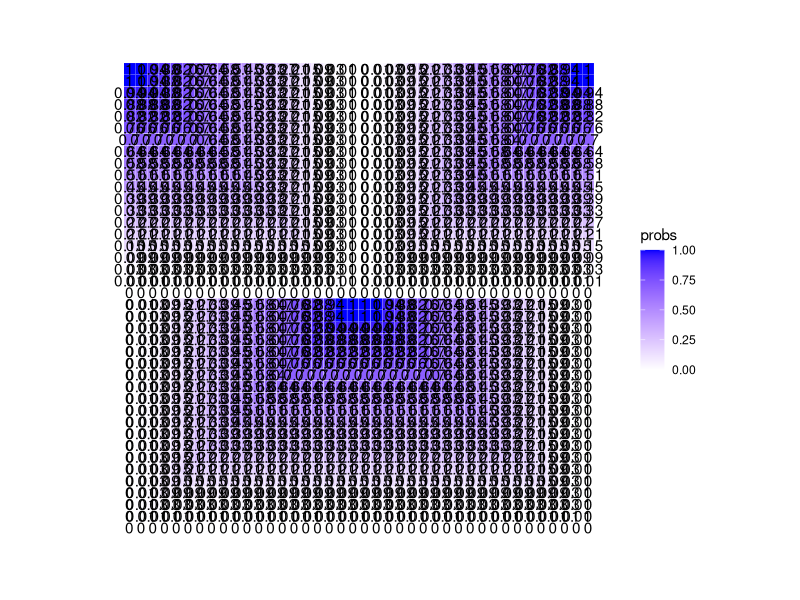
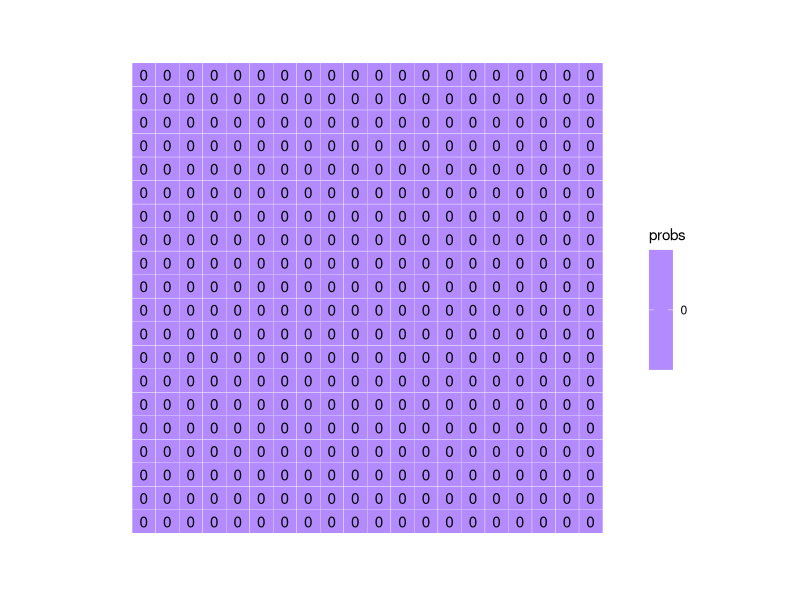
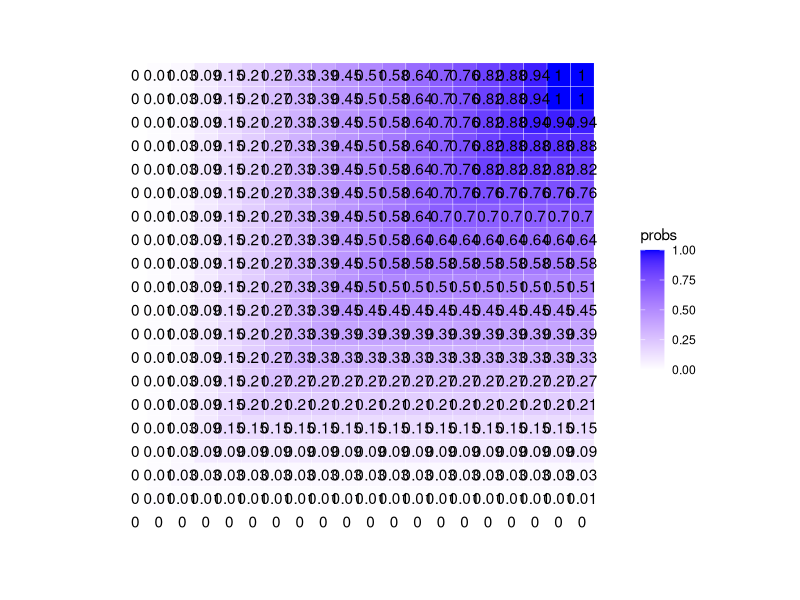
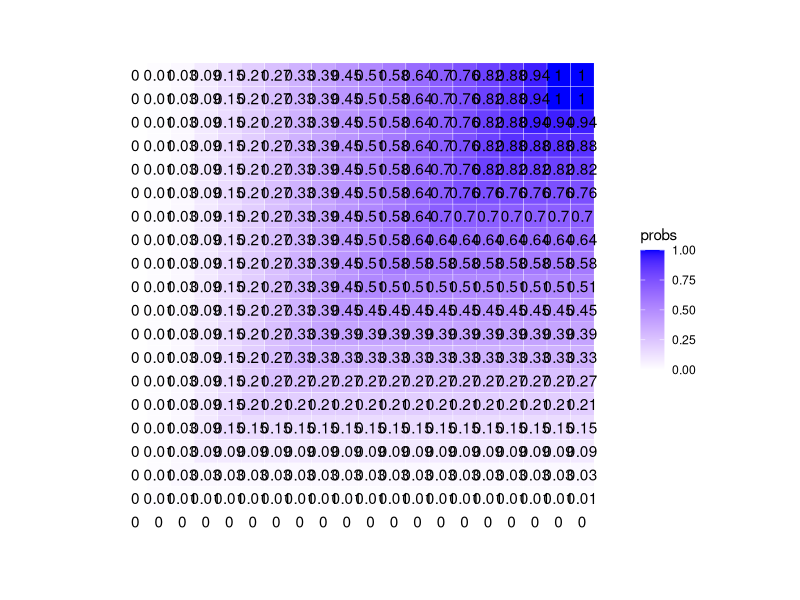
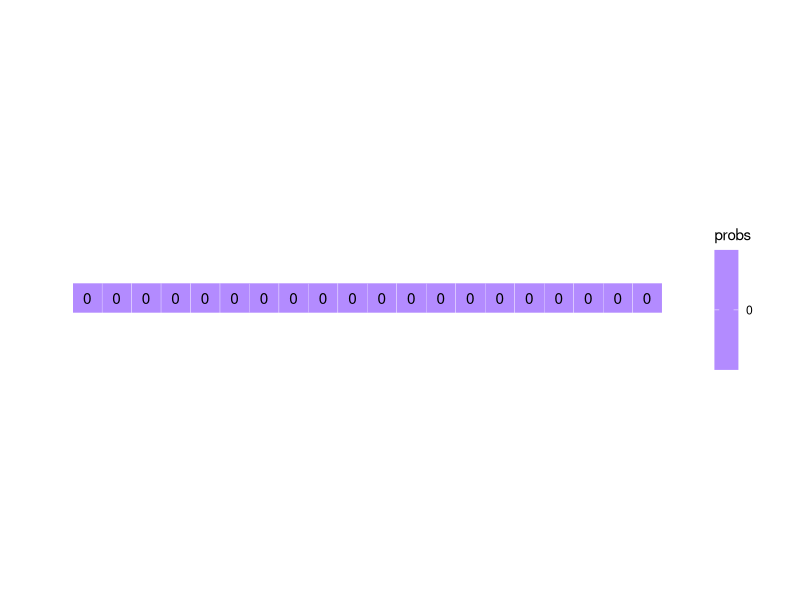
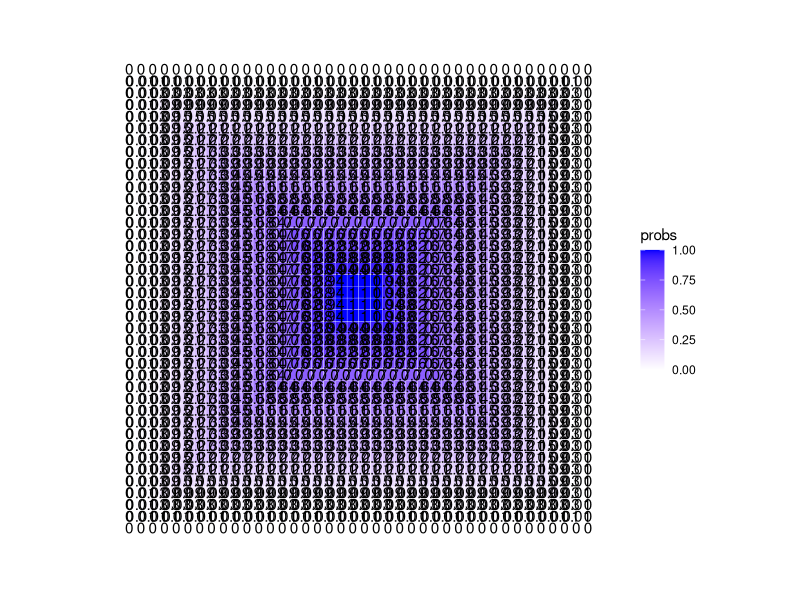
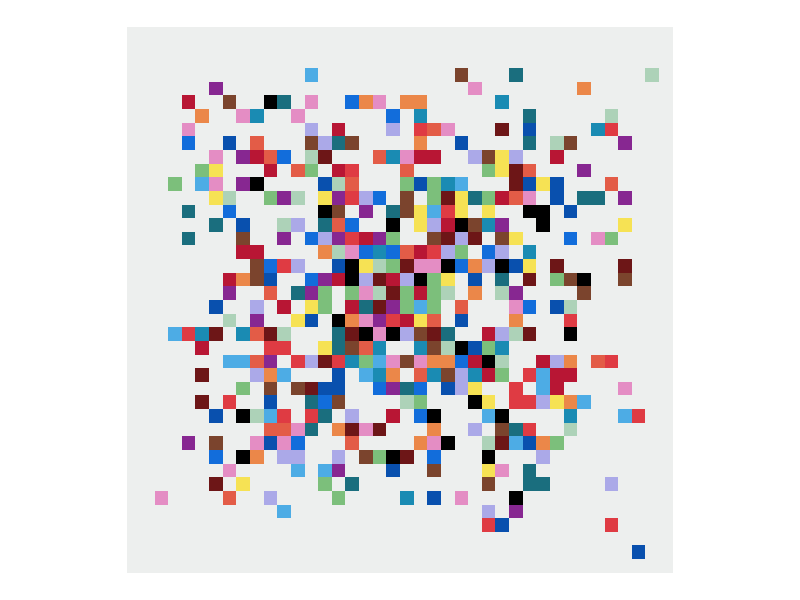

Here is the R script that generated these plots, in order:
##########################################################################
# Load packages
library(tidyverse)

# Define a function to generate a random vector of colors
generate_color_vector <- function(size, colors) {

  # Create a size^2 vector filled with a random sample of colors from a color list
  color_vector <- sample(x = colors,
                         size = size * size,   # "size" is the # of squares on each side
                         replace = TRUE)

  return(color_vector)
}

# Set the size of the desired grid and calculate number of circuits
size <- 40
circuits <- ifelse(size %% 2 == 0, size/2, (size+1)/2)

# Define the colors
# I did my best to sample the unique colors from his work and this is what I got.
# I've read that the paper he used for color inspo came in 18 unique colors,
# but I've only identified about 16 unique colors for now. I do think there are some
# more to be distinguished in there between the darker blues and red-oranges.
# Removing white for this iteration.

# My original sampling:
# colors <- c(#"#ECECE4", # Paper
#             "#007b7b", # Teal
#             "#243B81", # Dark blue
#             "#3BADC7", # Light blue
#             "#0465C3", # Blue
#             "#eda29a", # Pink
#             "#d2a1c0", # Light purple
#             "#9f1c6c", # Purple
#             "#952017", # Dark red
#             "       ", # Red
#             "#c3280b", # Red orange
#             "#e4581c", # Orange
#             "#eb871b", # Light orange
#             "#fccd02", # Yellow
#             "#955507", # Brown
#             "#0b0c18", # Black
#             "#017834", # Dark green
#             "#74aa3a", # Green
#             "#b1c575", # Light green)

# My second sampling, too washed out
# colors <- c(#"#ECECE4", # Paper
#             "#0F6864", # Teal
#             "#165195", # Dark blue
#             "#26ADE5", # Light blue
#             "#0F6CBA", # Blue
#             "#DD97B3", # Pink
#             "#B1B0D0", # Light purple
#             "#7D3678", # Purple
#             "#6B170D", # Dark red
#             "#A8272B", # Red
#             "#CB4C39", # Red orange
#             "#D5653F", # Orange
#             "#E3873E", # Light orange
#             "#F3D040", # Yellow
#             "#874E33", # Brown
#             "#000000", # Black
#             "#23695F", # Dark green
#             "#86B06E", # Green
#             "#AFCBA3", # Light green)

# My final sampling, maybe too vibrant?
colors <- c(#"#EDEFEE", # Paper
            "#1A8BB3", # Teal - no longer teal, just bright blue
            "#0950AE", # Dark blue
            "#4DACE5", # Light blue
            "#126DDB", # Blue
            "#E48DC4", # Pink
            "#ABA9E8", # Light purple
            "#872791", # Purple
            "#6D1617", # Dark red
            "#B81634", # Red
            "#DF3B43", # Red orange
            "#E35C47", # Orange
            "#EB8749", # Light orange
            "#F6E254", # Yellow
            "#7B442D", # Brown
            "#000000", # Black
            "#1A6E7E", # Dark green - no longer dark green, now looks teal
            "#7CBF7B", # Green
            "#ADD2B8") # Light green

# Generate the color grid
color_vector <- generate_color_vector(size, colors)

# Create a data frame for the grid coordinates
df <- expand.grid(x = 1:size, y = 1:size)

# Add the corresponding color to each grid cell coordinate
df$color <- color_vector

# I now have a data frame full of random colors and I want to make some of
# them paper-white, based on a set of probabilities.

# Include my function that calculates probabilities based on circuits
# Maybe I should make it based on size? I will already have circuits, though.
get_prob_vector <- function(circuits){

  first10perc <- seq(0, 0.02857143, length.out = round(circuits*.10)+1) # 3

  last90perc_length <- circuits - length(first10perc)

  last10perc_length <- round(last90perc_length * (1/9)) # 2

  middle80perc_length <- last90perc_length - last10perc_length # 15

  middle80perc <- seq(0.02857143, 1, length.out = middle80perc_length+2)[-c(1, middle80perc_length+2)]

  last10perc <- rep(1, last10perc_length)

  prob_vector <- c(first10perc, middle80perc, last10perc)

  return(prob_vector)
}

prob_vector <- get_prob_vector(circuits)

# Create function that builds the prob matrix
get_prob_matrix <- function(size, prob_vector){

  # Calculate quad size same way as circuits
  quad_size <- ifelse(size %% 2 == 0, size/2, (size+1)/2)

  # Create empty matrix for the quad
  M <- matrix(0, nrow = quad_size, ncol = quad_size)

  # For loop to assign prob_vector to correct cells in quadrant
  for (i in 1:quad_size){

    M[i, i:quad_size] <- prob_vector[i]
    M[i:quad_size, i] <- prob_vector[i]
  }

  # if size is even,
  if(size %% 2 == 0){
    # mirror horizontally and column bind
    M_right <- apply(M, 1, rev)
    M <- cbind(M, M_right)

    # then mirror vertically and row bind
    M_down <- apply(M, 2, rev)
    M <- rbind(M, M_down)

  }else{ # if size is odd
    # mirror all but last col horizontally and col bind
    M_right <- apply(M[ , 1:(quad_size-1)], 1, rev)
    M <- cbind(M, M_right)

    # then mirror all but last row vertically and row bind
    M_down <- apply(M[1:(quad_size-1), ], 2, rev)
    M <- rbind(M, M_down)

  }

  return(M)
}

M <- get_prob_matrix(size, prob_vector)


# Apply M to df as a vector
df$probs <- as.vector(M)

# Can I verify I did this correctly by plotting a rounded version of each
# prob inside a tile? I asked ChatGPT to do this quickly and it came through

ggplot(df, aes(x = x, y = y, label = round(probs, 2))) +
  geom_tile(aes(fill = probs), colour = "white") +
  geom_text() +
  scale_fill_gradient(low = "white", high = "blue") +
  theme_minimal() +
  theme(axis.text = element_blank(),
        axis.title = element_blank(),
        panel.grid = element_blank(),
        plot.margin = margin(1, 1, 1, 1, "cm")) +
  coord_fixed()

# Oh nooooo, something has gone wrong with my flipping. When I first create M,
# I know the initial quadrant is probably correct, but let's use this plotting
# method to verify that, and then view the plot at each stage of flipping.
# I may need to use a different method of flipping. Pasted image in Notion.

# I just cleared my environment and reran all code EXCEPT creating the
# get_prob_matrix function

quad_size <- ifelse(size %% 2 == 0, size/2, (size+1)/2)

# Create empty matrix for the quad
M <- matrix(0, nrow = quad_size, ncol = quad_size)

# Plot the empty matrix
grid_data <- expand.grid(row = 1:20, col = 1:20)
grid_data$probs <- as.vector(M)

ggplot(grid_data, aes(x = col, y = row, label = round(probs, 2))) +
  geom_tile(aes(fill = probs), colour = "white") +
  geom_text() +
  scale_fill_gradient(low = "white", high = "blue") +
  theme_minimal() +
  theme(axis.text = element_blank(),
        axis.title = element_blank(),
        panel.grid = element_blank(),
        plot.margin = margin(1, 1, 1, 1, "cm")) +
  coord_fixed()

# For loop to assign prob_vector to correct cells in quadrant
for (i in 1:quad_size){

  M[i, i:quad_size] <- prob_vector[i]
  M[i:quad_size, i] <- prob_vector[i]
}

# Plot again
grid_data$probs <- as.vector(M)

ggplot(grid_data, aes(x = col, y = row, label = round(probs, 2))) +
  geom_tile(aes(fill = probs), colour = "white") +
  geom_text() +
  scale_fill_gradient(low = "white", high = "blue") +
  theme_minimal() +
  theme(axis.text = element_blank(),
        axis.title = element_blank(),
        panel.grid = element_blank(),
        plot.margin = margin(1, 1, 1, 1, "cm")) +
  coord_fixed()

# Nooooo. Could it be as.vector? Try reshape2::melt() instead

grid_data$probs <- reshape2::melt(M)[, 3]

ggplot(grid_data, aes(x = col, y = row, label = round(probs, 2))) +
  geom_tile(aes(fill = probs), colour = "white") +
  geom_text() +
  scale_fill_gradient(low = "white", high = "blue") +
  theme_minimal() +
  theme(axis.text = element_blank(),
        axis.title = element_blank(),
        panel.grid = element_blank(),
        plot.margin = margin(1, 1, 1, 1, "cm")) +
  coord_fixed()

# No, same issue, it's not building the quad correctly. Ok, let's draw it out.

ggplot(grid_data |> filter(row == 1), aes(x = col, y = row, label = round(probs, 2))) +
  geom_tile(aes(fill = probs), colour = "white") +
  geom_text() +
  scale_fill_gradient(low = "white", high = "blue") +
  theme_minimal() +
  theme(axis.text = element_blank(),
        axis.title = element_blank(),
        panel.grid = element_blank(),
        plot.margin = margin(1, 1, 1, 1, "cm")) +
  coord_fixed()

# if size is even,
if(size %% 2 == 0){
  # mirror horizontally and column bind
  M_right <- apply(M, 1, rev)
  M <- cbind(M, M_right)

  # then mirror vertically and row bind
  M_down <- apply(M, 2, rev)
  M <- rbind(M, M_down)

}else{ # if size is odd
  # mirror all but last col horizontally and col bind
  M_right <- apply(M[ , 1:(quad_size-1)], 1, rev)
  M <- cbind(M, M_right)

  # then mirror all but last row vertically and row bind
  M_down <- apply(M[1:(quad_size-1), ], 2, rev)
  M <- rbind(M, M_down)

}

#########################################################################
# Notes in Notion - fixed plot code to add scale_y_reverse and fixed
# get_prob_matrix to use flipud and fliplr from {pracma}

# Load packages
library(tidyverse)
library(pracma)

# Define a function to generate a random vector of colors
generate_color_vector <- function(size, colors) {

  # Create a size^2 vector filled with a random sample of colors from a color list
  color_vector <- sample(x = colors,
                         size = size * size,   # "size" is the # of squares on each side
                         replace = TRUE)

  return(color_vector)
}

# Set the size of the desired grid and calculate number of circuits
size <- 40
circuits <- ifelse(size %% 2 == 0, size/2, (size+1)/2)

# Define the colors
colors <- c(#"#EDEFEE", # Paper
  "#1A8BB3", # Teal - no longer teal, just bright blue
  "#0950AE", # Dark blue
  "#4DACE5", # Light blue
  "#126DDB", # Blue
  "#E48DC4", # Pink
  "#ABA9E8", # Light purple
  "#872791", # Purple
  "#6D1617", # Dark red
  "#B81634", # Red
  "#DF3B43", # Red orange
  "#E35C47", # Orange
  "#EB8749", # Light orange
  "#F6E254", # Yellow
  "#7B442D", # Brown
  "#000000", # Black
  "#1A6E7E", # Dark green - no longer dark green, now looks teal
  "#7CBF7B", # Green
  "#ADD2B8") # Light green

# Generate the color grid
color_vector <- generate_color_vector(size, colors)

# Create a data frame for the grid coordinates
df <- expand.grid(x = 1:size, y = 1:size)

# Add the corresponding color to each grid cell coordinate
df$color <- color_vector

# Include my function that calculates probabilities based on circuits
# Maybe I should make it based on size? I will already have circuits, though.
get_prob_vector <- function(circuits){

  first10perc <- seq(0, 0.02857143, length.out = round(circuits*.10)+1) # 3

  last90perc_length <- circuits - length(first10perc)

  last10perc_length <- round(last90perc_length * (1/9)) # 2

  middle80perc_length <- last90perc_length - last10perc_length # 15

  middle80perc <- seq(0.02857143, 1, length.out = middle80perc_length+2)[-c(1, middle80perc_length+2)]

  last10perc <- rep(1, last10perc_length)

  prob_vector <- c(first10perc, middle80perc, last10perc)

  return(prob_vector)
}

prob_vector <- get_prob_vector(circuits)

# Create function that builds the prob matrix
get_prob_matrix <- function(size, prob_vector){

  # Calculate quad size same way as circuits
  quad_size <- ifelse(size %% 2 == 0, size/2, (size+1)/2)

  # Create empty matrix for the quad
  M <- matrix(0, nrow = quad_size, ncol = quad_size)

  # For loop to assign prob_vector to correct cells in quadrant
  for (i in 1:quad_size){

    M[i, i:quad_size] <- prob_vector[i]
    M[i:quad_size, i] <- prob_vector[i]
  }

  # if size is even,
  if(size %% 2 == 0){
    # mirror horizontally and column bind
    M_right <- pracma::fliplr(M)
    M <- cbind(M, M_right)

    # then mirror vertically and row bind
    M_down <- pracma::flipud(M)
    M <- rbind(M, M_down)

  }else{ # if size is odd
    # mirror all but last col horizontally and col bind
    M_right <- pracma::fliplr(M[ , 1:(quad_size-1)])
    M <- cbind(M, M_right)

    # then mirror all but last row vertically and row bind
    M_down <- pracma::flipud(M[1:(quad_size-1), ])
    M <- rbind(M, M_down)

  }

  return(M)
}

M <- get_prob_matrix(size, prob_vector)


# Apply M to df as a vector
df$probs <- as.vector(M)

# Plot, but make sure the x axis is reversed

ggplot(df, aes(x = x, y = y, label = round(probs, 2))) +
  geom_tile(aes(fill = probs), colour = "white") +
  geom_text() +
  scale_fill_gradient(low = "white", high = "blue") +
  scale_y_reverse() +
  theme_minimal() +
  theme(axis.text = element_blank(),
        axis.title = element_blank(),
        panel.grid = element_blank(),
        plot.margin = margin(1, 1, 1, 1, "cm")) +
  coord_fixed()

###################################################
# 2/26/2024

# Load packages
library(tidyverse)
library(pracma)

# Create functions needed (will source these)

# Define a function to generate a random vector of colors
generate_color_vector <- function(size, colors) {

  # Create a size^2 vector filled with a random sample of colors from a color list
  color_vector <- sample(x = colors,
                         size = size * size,   # "size" is the # of squares on each side
                         replace = TRUE)

  return(color_vector)
}

# Create function that calculates probabilities based on circuits
get_prob_vector <- function(circuits){

  first10perc <- seq(0, 0.02857143, length.out = round(circuits*.10)+1) # 3

  last90perc_length <- circuits - length(first10perc)

  last10perc_length <- round(last90perc_length * (1/9)) # 2

  middle80perc_length <- last90perc_length - last10perc_length # 15

  middle80perc <- seq(0.02857143, 1, length.out = middle80perc_length+2)[-c(1, middle80perc_length+2)]

  last10perc <- rep(1, last10perc_length)

  prob_vector <- c(first10perc, middle80perc, last10perc)

  return(prob_vector)
}

# Create function that builds the prob matrix
get_prob_matrix <- function(size, prob_vector){

  # Calculate quad size same way as circuits
  quad_size <- ifelse(size %% 2 == 0, size/2, (size+1)/2)

  # Create empty matrix for the quad
  M <- matrix(0, nrow = quad_size, ncol = quad_size)

  # For loop to assign prob_vector to correct cells in quadrant
  for (i in 1:quad_size){

    M[i, i:quad_size] <- prob_vector[i]
    M[i:quad_size, i] <- prob_vector[i]
  }

  # if size is even,
  if(size %% 2 == 0){
    # mirror horizontally and column bind
    M_right <- pracma::fliplr(M)
    M <- cbind(M, M_right)

    # then mirror vertically and row bind
    M_down <- pracma::flipud(M)
    M <- rbind(M, M_down)

  }else{ # if size is odd
    # mirror all but last col horizontally and col bind
    M_right <- pracma::fliplr(M[ , 1:(quad_size-1)])
    M <- cbind(M, M_right)

    # then mirror all but last row vertically and row bind
    M_down <- pracma::flipud(M[1:(quad_size-1), ])
    M <- rbind(M, M_down)

  }

  return(M)
}

# Set parameters (size, color, and background color will be user inputs eventually)

# Set the size of the desired grid and calculate number of circuits
size <- 40
circuits <- ifelse(size %% 2 == 0, size/2, (size+1)/2)

# Choose background color, #EDEFEE is paper, #000000 is black
background <- "#EDEFEE"

# Define the colors
colors <- c(#"#EDEFEE", # Paper
  "#1A8BB3", # Teal - no longer teal, just bright blue
  "#0950AE", # Dark blue
  "#4DACE5", # Light blue
  "#126DDB", # Blue
  "#E48DC4", # Pink
  "#ABA9E8", # Light purple
  "#872791", # Purple
  "#6D1617", # Dark red
  "#B81634", # Red
  "#DF3B43", # Red orange
  "#E35C47", # Orange
  "#EB8749", # Light orange
  "#F6E254", # Yellow
  "#7B442D", # Brown
  "#000000", # Black
  "#1A6E7E", # Dark green - no longer dark green, now looks teal
  "#7CBF7B", # Green
  "#ADD2B8") # Light green

# End user parameters

# Generate the color vector
color_vector <- generate_color_vector(size, colors)

# Create a data frame for the grid coordinates
df <- expand.grid(x = 1:size, y = 1:size)

# Add the corresponding color to each grid cell coordinate
df$color <- color_vector

# Get the probability vector
prob_vector <- get_prob_vector(circuits)

# Assign probabilityes to matrix correctly
M <- get_prob_matrix(size, prob_vector)

# Apply prob matrix M to df as a vector
df$probs <- as.vector(M)

#######################
# New stuff starts here:

# Create a function that creates a new color column to replace the old one
get_kelly_III_vector <- function(df, background){

  # Write a loop that iterates over each row in df
  for (i in 1:nrow(df)){

    if (df$probs[i] == 0){
      df$color[i] <- background
    } else if (df$probs[i] == 1){
      df$color[i] <- df$color[i]
    } else {

      # If the random is greater than probs, assign background, if not, do nothing
      # grab a random number between 0 and 1
      random <- runif(n = 1)

      if (random > df$probs[i]){
        df$color[i] <- background
      }
    }
  }

  return(df)

}

df <- get_kelly_III_vector(df, background)

#######################
# End new stuff

# Plot
kelly_colors_III <-
  ggplot(df, aes(x = x, y = y, fill = color)) +
  geom_tile() +  # Add tiles
  scale_fill_identity() +  # Use the colors stored as strings in the color column
  theme_void() +  # Remove axis labels and background
  coord_equal()  # Use equal aspect ratio

# Print the plot
kelly_colors_III
